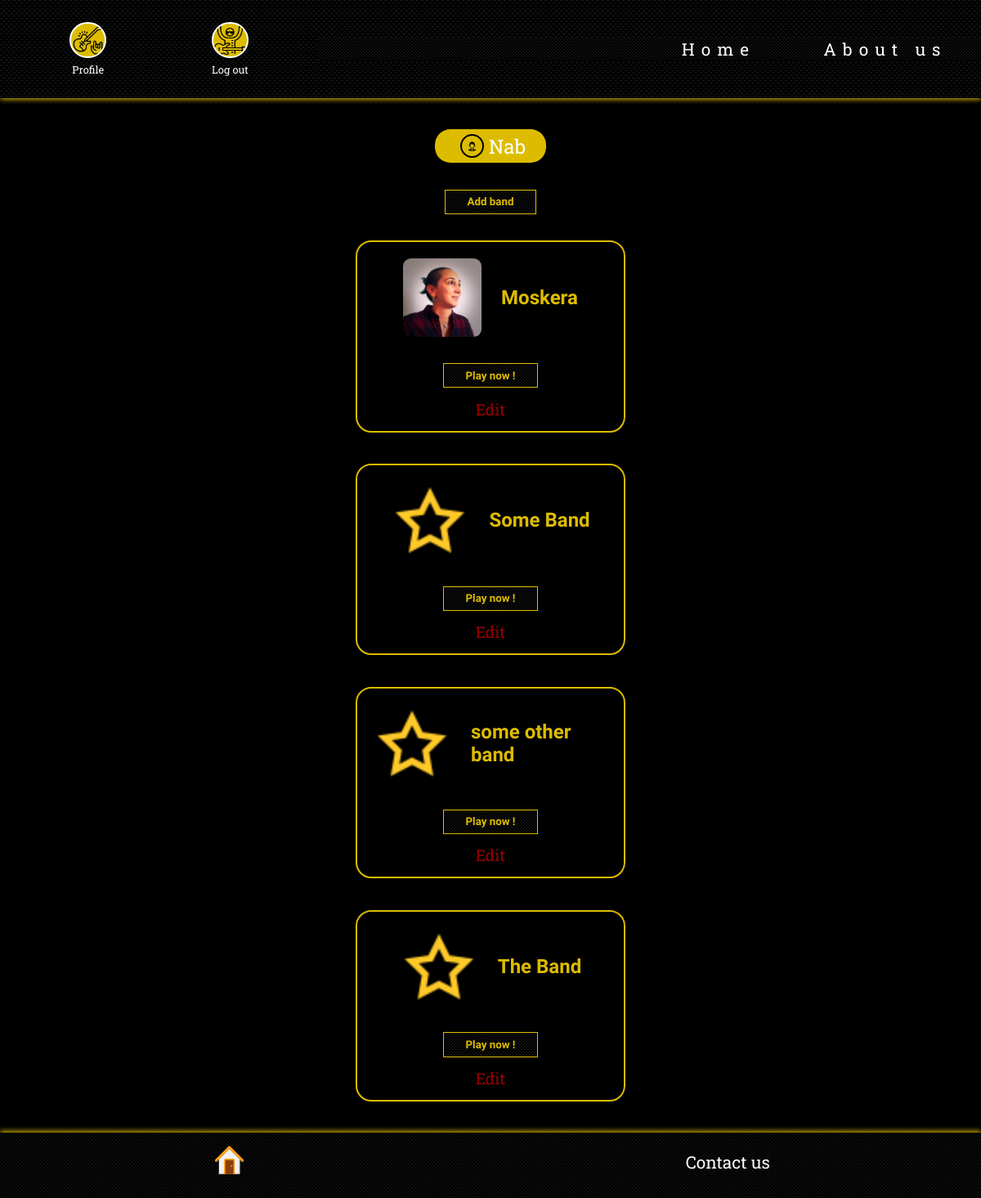
Before: /?page=profile&id=4 (signed in) with the older database file.
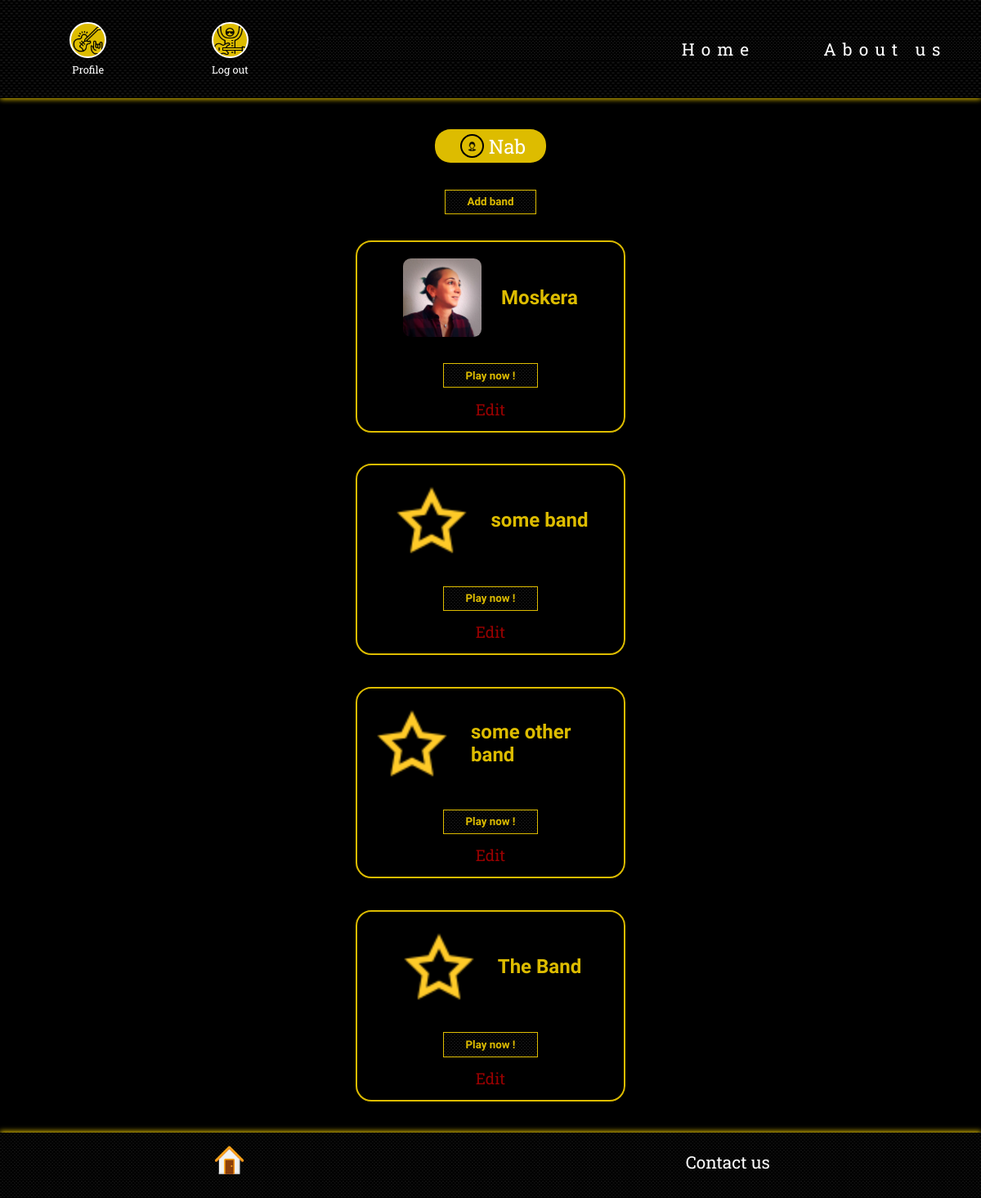
After: the same page with the newer database file.
### tables this page shows
CREATE TABLE `bands` (
  `id` int(11) NOT NULL,
  `name` varchar(150) NOT NULL,
  `picture` text NOT NULL,
  `userId` int(11) NOT NULL
);

### SRC/controllers/profile_controller.php (called while the page is built, shortened)
<?php
$pdo = connect_db();
$user_id = $_GET['id'];
$bandManager = new \Models\Profile\BandsManager($pdo);
$userBands = $bandManager->selectUserBands($user_id);
require realpath('SRC/views/profile.php');
?>

### index.php (called while the page is built, shortened)
<?php
require realpath("SRC/views/layout.php");
?>

### SRC/models/BandsManager.php (called while the page is built, shortened)
<?php
class BandsManager {
    private $pdo;
    public function __construct(\PDO $pdo){
        $this->pdo = $pdo;
    }
    public function selectUserBands($user_id){
        $query = $this->pdo->prepare("SELECT * FROM bands WHERE userId = :userId");
        $query->bindValue(':userId', $user_id);
        $query->execute();
        $results = $query->fetchAll(\PDO::FETCH_CLASS);
        return $results;
    }
}
?>

### SRC/views/profile.php (the view)
<div class="main_content profile">
    <div class="user_profile">
        <img src="/PUBLIC/assets/profile_icon.png" alt="profile icon">
        <p><a href="/?page=user_settings&id=<?=$_SESSION['id']?>"><?=$_SESSION['nickname']?></a></p>
    </div>
    <div class="user_list">
        <button class="add_band"><a href="/?page=add_band">Add band</a></button>
        <?php foreach($userBands as $band){?>
            <article class="band">
                <div class="band_info">
                    <img src="<?=$band->picture?>" alt="band picture">
                    <h2><a href="/?page=band&id=<?=$band->id?>"><?=$band->name?></a></h2>
                </div>
                <div class="band_play">
                    <a href="/?page=band&id=<?=$band->id?>"><input type="button" value="Play now !"/></a>
                </div>
                <form action="" class="edit_bands">
                    <a href="/?page=edit_band&id=<?=$band->id?>">Edit</a>
                </form>
            </article>
        <?php } ?>
    </div>
</div>

Changed rows visible on the page:
changed bands: name "Some Band" → "some band"
